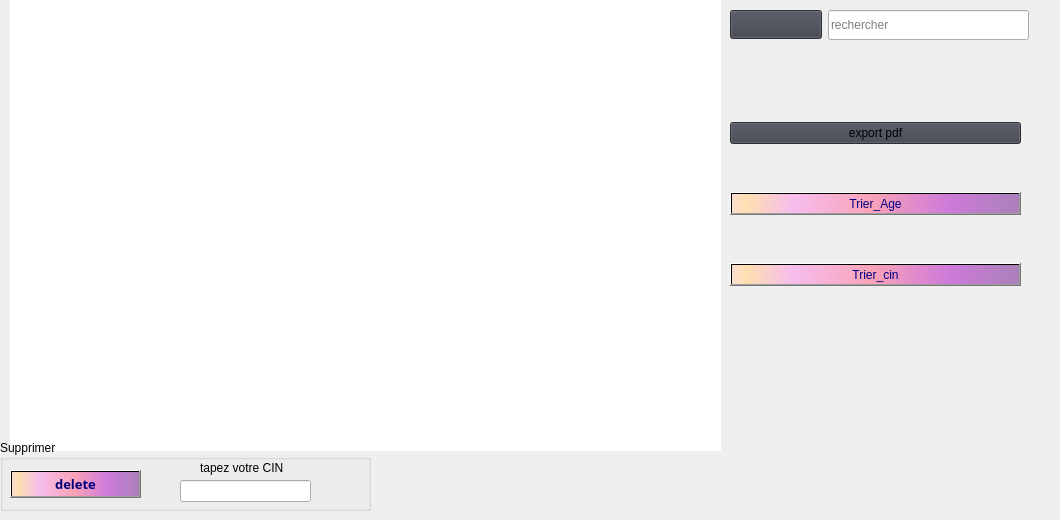
          <widget class="QWidget" name="tab_6">
           <attribute name="icon">
            <iconset>
             <normaloff>user.png</normaloff>user.png</iconset>
           </attribute>
           <attribute name="title">
            <string>Afficher Personnel</string>
           </attribute>
           <widget class="QTableView" name="tab_personnel">
            <property name="geometry">
             <rect>
              <x>10</x>
              <y>0</y>
              <width>711</width>
              <height>451</height>
             </rect>
            </property>
            <property name="frameShape">
             <enum>QFrame::NoFrame</enum>
            </property>
            <property name="horizontalScrollBarPolicy">
             <enum>Qt::ScrollBarAsNeeded</enum>
            </property>
            <property name="sizeAdjustPolicy">
             <enum>QAbstractScrollArea::AdjustIgnored</enum>
            </property>
           </widget>
           <widget class="QLabel" name="qrcodecommande_2">
            <property name="geometry">
             <rect>
              <x>770</x>
              <y>70</y>
              <width>281</width>
              <height>321</height>
             </rect>
            </property>
            <property name="font">
             <font>
              <family>Sitka Display</family>
              <pointsize>9</pointsize>
              <bold>true</bold>
             </font>
            </property>
            <property name="text">
             <string/>
            </property>
           </widget>
           <widget class="QWidget" name="verticalLayoutWidget_5">
            <property name="geometry">
             <rect>
              <x>730</x>
              <y>80</y>
              <width>291</width>
              <height>251</height>
             </rect>
            </property>
            <layout class="QVBoxLayout" name="verticalLayout_6">
             <item>
              <widget class="QPushButton" name="pushButton_25">
               <property name="styleSheet">
                <string notr="true">background-color: rgb(63, 65, 76);</string>
               </property>
               <property name="text">
                <string>export pdf</string>
               </property>
              </widget>
             </item>
             <item>
              <widget class="QPushButton" name="trier_age">
               <property name="styleSheet">
                <string notr="true">background-color: qlineargradient(spread:pad, x1:1, y1:0, x2:1, y2:0, stop:0.919598 rgba(255, 0, 111, 255), stop:0.98 rgba(0, 0, 0, 255), stop:1 rgba(235, 148, 61, 255));
color: rgb(0, 0, 127);
background-color: qlineargradient(spread:pad, x1:0, y1:0, x2:1, y2:0, stop:0.0100503 rgba(252, 222, 204, 255), stop:0.0502513 rgba(254, 223, 175, 255), stop:0.211055 rgba(246, 189, 237, 255), stop:0.487437 rgba(249, 162, 183, 255), stop:0.753769 rgba(206, 122, 218, 255), stop:1 rgba(170, 128, 185, 255));</string>
               </property>
               <property name="text">
                <string>Trier_Age</string>
               </property>
               <property name="icon">
                <iconset>
                 <normaloff>:/trie.png</normaloff>:/trie.png</iconset>
               </property>
               <property name="iconSize">
                <size>
                 <width>40</width>
                 <height>20</height>
                </size>
               </property>
              </widget>
             </item>
             <item>
              <widget class="QPushButton" name="p_trier">
               <property name="styleSheet">
                <string notr="true">background-color: qlineargradient(spread:pad, x1:1, y1:0, x2:1, y2:0, stop:0.919598 rgba(255, 0, 111, 255), stop:0.98 rgba(0, 0, 0, 255), stop:1 rgba(235, 148, 61, 255));
color: rgb(0, 0, 127);
background-color: qlineargradient(spread:pad, x1:0, y1:0, x2:1, y2:0, stop:0.0100503 rgba(252, 222, 204, 255), stop:0.0502513 rgba(254, 223, 175, 255), stop:0.211055 rgba(246, 189, 237, 255), stop:0.487437 rgba(249, 162, 183, 255), stop:0.753769 rgba(206, 122, 218, 255), stop:1 rgba(170, 128, 185, 255));</string>
               </property>
               <property name="text">
                <string>Trier_cin</string>
               </property>
               <property name="icon">
                <iconset>
                 <normaloff>:/trie.png</normaloff>:/trie.png</iconset>
               </property>
               <property name="iconSize">
                <size>
                 <width>40</width>
                 <height>20</height>
                </size>
               </property>
              </widget>
             </item>
            </layout>
           </widget>
           <widget class="QGroupBox" name="groupBox_5">
            <property name="geometry">
             <rect>
              <x>0</x>
              <y>440</y>
              <width>371</width>
              <height>71</height>
             </rect>
            </property>
            <property name="title">
             <string>Supprimer</string>
            </property>
            <widget class="QPushButton" name="Supprimer">
             <property name="geometry">
              <rect>
               <x>10</x>
               <y>30</y>
               <width>131</width>
               <height>28</height>
              </rect>
             </property>
             <property name="font">
              <font>
               <family>Sitka Display</family>
               <pointsize>10</pointsize>
               <bold>true</bold>
              </font>
             </property>
             <property name="styleSheet">
              <string notr="true">background-color: qlineargradient(spread:pad, x1:1, y1:0, x2:1, y2:0, stop:0.919598 rgba(255, 0, 111, 255), stop:0.98 rgba(0, 0, 0, 255), stop:1 rgba(235, 148, 61, 255));
color: rgb(0, 0, 127);
background-color: qlineargradient(spread:pad, x1:0, y1:0, x2:1, y2:0, stop:0.0100503 rgba(252, 222, 204, 255), stop:0.0502513 rgba(254, 223, 175, 255), stop:0.211055 rgba(246, 189, 237, 255), stop:0.487437 rgba(249, 162, 183, 255), stop:0.753769 rgba(206, 122, 218, 255), stop:1 rgba(170, 128, 185, 255));</string>
             </property>
             <property name="text">
              <string>delete</string>
             </property>
             <property name="icon">
              <iconset>
               <normaloff>:/supprimer.png</normaloff>:/supprimer.png</iconset>
             </property>
             <property name="iconSize">
              <size>
               <width>20</width>
               <height>20</height>
              </size>
             </property>
            </widget>
            <widget class="QLabel" name="label_58">
             <property name="geometry">
              <rect>
               <x>200</x>
               <y>20</y>
               <width>161</width>
               <height>16</height>
              </rect>
             </property>
             <property name="text">
              <string>tapez votre CIN</string>
             </property>
            </widget>
            <widget class="QLineEdit" name="L_cin_supp">
             <property name="geometry">
              <rect>
               <x>180</x>
               <y>40</y>
               <width>131</width>
               <height>22</height>
              </rect>
             </property>
            </widget>
           </widget>
           <widget class="QPushButton" name="rechercher">
            <property name="geometry">
             <rect>
              <x>730</x>
              <y>10</y>
              <width>92</width>
              <height>29</height>
             </rect>
            </property>
            <property name="styleSheet">
             <string notr="true">background-color: rgb(63, 65, 76);</string>
            </property>
            <property name="text">
             <string/>
            </property>
            <property name="icon">
             <iconset resource="ressouces.qrc">
              <normaloff>:/images/search.png</normaloff>:/images/search.png</iconset>
            </property>
           </widget>
           <widget class="QLineEdit" name="lineEdit_6">
            <property name="geometry">
             <rect>
              <x>828</x>
              <y>10</y>
              <width>201</width>
              <height>30</height>
             </rect>
            </property>
            <property name="styleSheet">
             <string notr="true">color: rgb(0, 0, 0);</string>
            </property>
            <property name="placeholderText">
             <string>rechercher</string>
            </property>
           </widget>
          </widget>
